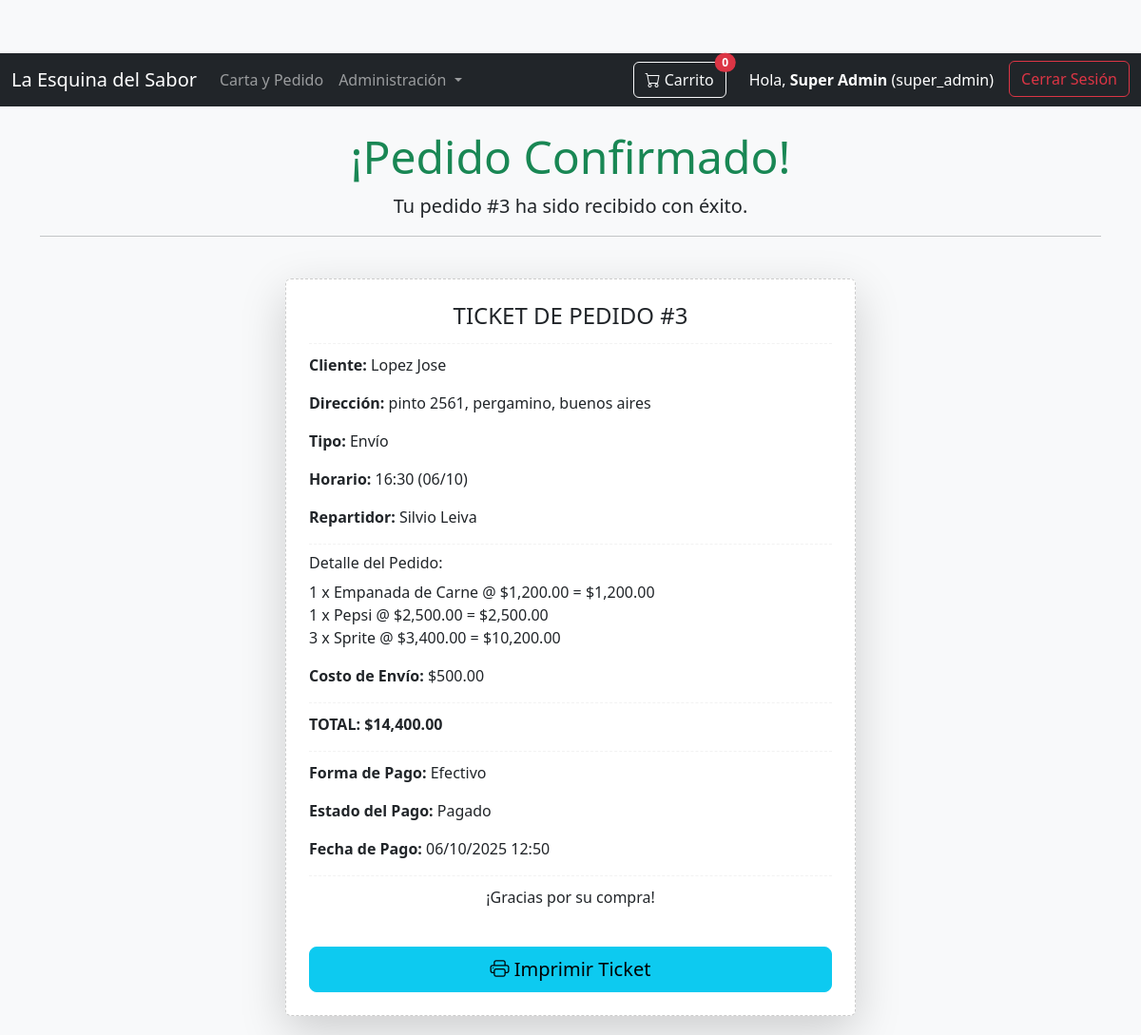
The app's page /gestion/pedido/3/detalle (signed in) with its own data.
### tables this page shows
CREATE TABLE roles (
            id_rol INTEGER PRIMARY KEY AUTOINCREMENT,
            nombre_rol TEXT NOT NULL UNIQUE
        );

CREATE TABLE pedidos (
            id_pedido INTEGER PRIMARY KEY AUTOINCREMENT,
            cliente_nombre TEXT NOT NULL,
            cliente_apellido TEXT NOT NULL,
            direccion_entrega TEXT NOT NULL,
            es_envio INTEGER NOT NULL,
            horario_entrega TEXT NOT NULL,
            costo_envio REAL NOT NULL,
            costo_total REAL NOT NULL,
            forma_pago TEXT NOT NULL,
            estado_pago TEXT NOT NULL DEFAULT 'Pendiente',
            fecha_creacion TEXT NOT NULL,
            fecha_pago TEXT,
            lat_cliente REAL,
            lon_cliente REAL,
            id_repartidor INTEGER,
            id_empresa INTEGER,
            FOREIGN KEY(id_repartidor) REFERENCES repartidores(id_repartidor),
            FOREIGN KEY(id_empresa) REFERENCES empresas(id_empresa)
        );

### app.py (the view)
@app.route('/gestion/pedido/<int:id_pedido>/detalle')
@login_required
def detalle_pedido(id_pedido):
    if not (current_user.has_role('super_admin') or current_user.has_role('admin_empresa') or current_user.has_role('empleado')):
        flash("No tienes permiso para acceder a esta página.", "danger")
        return redirect(url_for('index'))
    pedido = _obtener_pedido_completo_por_id(id_pedido)
    if not pedido:
        flash("Pedido no encontrado.", "danger")
        return redirect(url_for('gestion_pedidos'))
    ticket_html = pedido.generar_ticket()
    return render_template('pedido_confirmacion.html', pedido=pedido, ticket_html=ticket_html, admin_view=True)

### app.py (called while the page is built, shortened)
def conectar_db():
    conn = sqlite3.connect(DB_NAME)
    conn.row_factory = sqlite3.Row # Permite acceder a las columnas por nombre
    return conn

@login_manager.user_loader
def load_user(user_id):
    conn = conectar_db()
    cursor = conn.cursor()
    cursor.execute("""
        SELECT u.id_usuario, u.email, u.password, u.nombre, u.apellido,
               u.id_rol, u.id_empresa, u.activo, u.primer_login_requerido,
               r.nombre_rol
        FROM usuarios u
        JOIN roles r ON u.id_rol = r.id_rol
        WHERE u.id_usuario = ?
    """, (user_id,))
    user_data = cursor.fetchone()
    conn.close()
    if user_data:
        return Usuario(
            user_data['id_usuario'],
            user_data['email'],
            user_data['password'],
            user_data['nombre'],
            user_data['apellido'],
            user_data['id_rol'],
            user_data['id_empresa'],
            user_data['activo'],
            user_data['primer_login_requerido'],
            user_data['nombre_rol']
        )
    return None

def get_company_filter_conditions_and_params(table_alias=''):
    conditions = []
    params = []
    return conditions, params

    @property
    def nombre_completo(self):
        return f"{self.nombre} {self.apellido}"

    def agregar_item(self, plato, cantidad, precio_unitario):
        self.items.append({"plato": plato, "cantidad": cantidad, "precio_unitario": precio_unitario})

    def get_full_name(self):
        return f"{self.nombre} {self.apellido}"

    def has_role(self, role_name):
        return self.nombre_rol == role_name

### templates/pedido_confirmacion.html (shortened to what this page needs)
{% extends "base.html" %}
{% block content %}
    <div class="text-center my-4">
        <h1 class="display-5 text-success">¡Pedido Confirmado!</h1>
        <p class="lead">Tu pedido #{{ pedido.id_pedido }} ha sido recibido con éxito.</p>
        <hr>
    </div>
    <div class="row justify-content-center">
        <div class="col-md-8">
            <div class="card p-4 shadow-lg printable-ticket">
                {{ ticket_html | safe }}
                <div class="d-grid gap-2 mt-4 no-print">
                    <button class="btn btn-info btn-lg" onclick="window.print()"><i class="bi bi-printer"></i> Imprimir Ticket</button>
                </div>
            </div>
        </div>
    </div>
{% endblock %}

### templates/base.html (shortened to what this page needs)
<!doctype html>
<html lang="es">
<head>
    <link href="https://cdn.jsdelivr.net/npm/bootstrap@5.3.3/dist/css/bootstrap.min.css" rel="stylesheet">
    <link rel="stylesheet" href="https://cdn.jsdelivr.net/npm/bootstrap-icons@1.11.3/font/bootstrap-icons.min.css">
    <link rel="stylesheet" href="{{ url_for('static', filename='css/style.css') }}">
</head>
<body>
    <nav class="navbar navbar-expand-lg navbar-dark bg-dark">
        <div class="container-fluid">
            <a class="navbar-brand" href="{{ url_for('index') }}">La Esquina del Sabor</a>
            <div class="collapse navbar-collapse" id="navbarNav">
                <ul class="navbar-nav me-auto mb-2 mb-lg-0">
                    <li class="nav-item">
                        <a class="nav-link" href="{{ url_for('hacer_pedido') }}">Carta y Pedido</a>
                    </li>
                    {% if current_user.is_authenticated and (current_user.has_role('super_admin') or current_user.has_role('admin_empresa') or current_user.has_role('empleado')) %}
                        <li class="nav-item dropdown">
                            <a class="nav-link dropdown-toggle" href="#" id="navbarDropdownAdmin" role="button" data-bs-toggle="dropdown" aria-expanded="false">
                                Administración
                            </a>
                        </li>
                    {% endif %}
                </ul>
                <div class="d-flex align-items-center">
                    <a class="btn btn-outline-light position-relative me-3" href="{{ url_for('hacer_pedido') }}">
                        <i class="bi bi-cart"></i> Carrito
                        <span id="cart-item-count" class="position-absolute top-0 start-100 translate-middle badge rounded-pill bg-danger">
                            0
                        </span>
                    </a>
                    <ul class="navbar-nav">
                        {% if current_user.is_authenticated %}
                            <li class="nav-item me-2">
                                <span class="nav-link text-white">Hola, <strong>{{ current_user.get_full_name() }}</strong> ({{ current_user.nombre_rol }})</span>
                            </li>
                            <li class="nav-item">
                                <a class="btn btn-outline-danger" href="{{ url_for('logout') }}">Cerrar Sesión</a>
                            </li>
                        {% else %}
                            <li class="nav-item">
                                <a class="btn btn-outline-success" href="{{ url_for('login') }}">Iniciar Sesión</a>
                            </li>
                        {% endif %}
                    </ul>
                </div>
            </div>
        </div>
    </nav>
    <div class="container mt-4">
        {% block content %}{% endblock %}
    </div>
</body>
</html>

### static/css/style.css (style rules this page uses)
body { padding-top: 56px; background-color: #f8f9fa; }
.card { border: none; transition: transform 0.2s ease-in-out, box-shadow 0.2s ease-in-out; }
.printable-ticket { border: 1px dashed #ccc; padding: 20px; margin: 20px auto; max-width: 600px; }
.printable-ticket h4 { margin-top: 0; margin-bottom: 15px; text-align: center; }
.printable-ticket hr { border-top: 1px dashed #ccc; margin: 10px 0; }

### records on screen
roles: nombre_rol "super_admin"
pedidos: id_pedido "3", estado_pago "TICKET DE PEDIDO #3 Cliente: Lopez Jose Dirección: pinto 2561, pergamino, buenos aires Tipo: Envío Horario: 16:30 (06/10) Repartidor: Silvio Leiva Detalle del Pedido: 1 x Empanada de Carne @ $1,200.00 = $1,200.00 1 x Pepsi @ $2,500.00 = $2,500.00 3 x Sprite @ $3,400.00 = $10,200.00 Costo de Envío: $500.00 TOTAL: $14,400.00 Forma de Pago: Efectivo Estado del Pago: Pagado Fecha de Pago: 06/10/2025 12:50 ¡Gracias por su compra!"

### other values on screen
{{ current_user.get_full_name() }} "Super Admin"
